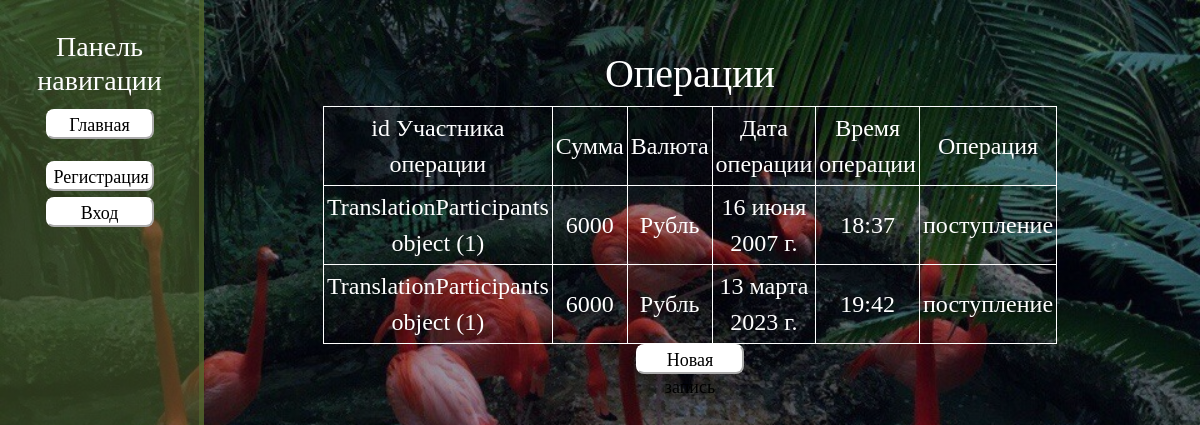
/output/2, run on the app's committed database.
### main/models.py (models this page shows, shortened)
class Operations(models.Model):
    STATUS_CHOICES = (
        ('draft', 'Draft'),
        ('published', 'Published'),
    )
    participant_id = models.ForeignKey(TranslationParticipants, on_delete=models.CASCADE)
    transfer_amount = models.IntegerField()
    currency = models.CharField(max_length=30)
    date = models.DateField(_(u"Conversation Date"), blank=True)
    time = models.TimeField(_(u"Conversation Time"), blank=True)
    operation = models.CharField(max_length=30)

class TranslationParticipants(models.Model):
    STATUS_CHOICES = (
        ('draft', 'Draft'),
        ('published', 'Published'),
    )
    name = models.CharField(max_length=30)
    surname = models.CharField(max_length=30)
    patronymic = models.CharField(max_length=30)
    phone_number = models.CharField(max_length=11)
    operation = models.CharField(max_length=30)

### main/views.py (the view)
# urls.py: path('output/<int:idx>', views.output, name='output'),
def output(request, idx):
    paths = ['TranslationParticipants/trans_participants.html', 'Card/card.html', 'Operations/operations.html',
             'PersonalData/personal_data.html', 'Translations/translation.html', 'Bank/bank.html']
    models = [TranslationParticipants, Card, Operations, PersonalData, Translation, Bank]
    attributes = models[idx].objects.all()
    return render(request, 'main/' + paths[idx],
                  {'attributes': attributes, 'role': get_role(request.user)})

### main/views.py (called while the page is built, shortened)
def get_role(user):
    template = ""
    return template

### main/templates/main/Operations/operations.html (shortened to what this page needs)
{% extends 'main/navigation.html' %}
{% block content %}
    <div class="features">
        <h1>Операции</h1>
        <table align="center">
        <tr>
          <td align="center">id Участника операции</td>
          <td align="center">Сумма</td>
          <td align="center">Валюта</td>
          <td align="center">Дата операции</td>
          <td align="center">Время операции</td>
          <td align="center">Операция</td>
          </tr>
        {% for el in attributes %}
            <tr>
                <td>{{ el.participant_id }}</td>
                <td>{{ el.transfer_amount }}</td>
                <td>{{ el.currency }}</td>
                <td>{{ el.date }}</td>
                <td>{{ el.time }}</td>
                <td>{{ el.operation }}</td>
             </tr>
        {% endfor %}
        </table>
        <a href="{% url 'create' idx=2 %}"><li><button>Новая запись</button></li></a>
    </div>
{% endblock %}

### main/templates/main/navigation.html (shortened to what this page needs)
{% load static %}
<!doctype html>
<html lang="en">
<head>
    <link rel="stylesheet" href="https://cdn.jsdelivr.net/npm/bootstrap@5.2.3/dist/css/bootstrap.min.css">
    <link rel="stylesheet" href="{% static 'main/css/main.css' %}">
    <link rel="stylesheet" href="https://use.fontawesome.com/releases/v5.8.2/css/all.css">
    <body>
        <aside>
        <h3>Панель навигации</h3>
        <ul>
            <a href="{% url 'home' %}"><button>Главная</button></a><br>
        </ul>
            <ul>
                {% if request.user.is_authenticated %}
                    <a href="{% url 'logout' %}"><button>Выйти</button></a><br>
                 {% else %}
                <a href="{% url 'register' %}"><button>Регистрация</button></a><br>
                <a href="{% url 'login' %}"><button>Вход</button></a><br>
                {% endif %}
            </ul>
        </aside>
        <main>
            {% block content %}
            {% endblock %}
        </main>
    </body>
</html>

### main/static/main/css/main.css (style rules this page uses)
aside a { text-decoration: none; }
body { background: linear-gradient(rgba(0,0,0,0.4), rgba(0,0,0,0.4)), url('../img/bgrnd.jpg'); background-repeat: no-repeat; background-size: cover; background-attachment: fixed; background-position: top; color: #fff; font-family: Gabriola; font-size: 2vw; }
aside { float: left; background: rgb(85, 107, 47, 0.5); width: 17%; padding: 2.5%; height: 150vw; border-right: 5px solid rgb(85, 107, 47, 0.6); text-align: center; position: fixed; }
main .features { float: left; margin-left: 20vw; margin-top: 50px; text-align: center; width: 75%; }
TABLE { width: 50vw; border-collapse: collapse; }
TD, TH { padding: 3px; border: 1px solid white; }
li { list-style-type: none; }
ul { margin-left: 0; padding-left: 0; }
button { font-size: 1.5vw; width: 9vw; height: 2.5vw; text-align: center; border-radius: 8px; border-color: white; background-color: white; font-family: Gabriola; }

### data on the page
Operations: participant_id "TranslationParticipants object (1)", transfer_amount "6000", currency "Рубль", date "16 июня 2007 г.", time "18:37", operation "поступление"
Operations: participant_id "TranslationParticipants object (1)", transfer_amount "6000", currency "Рубль", date "13 марта 2023 г.", time "19:42", operation "поступление"
